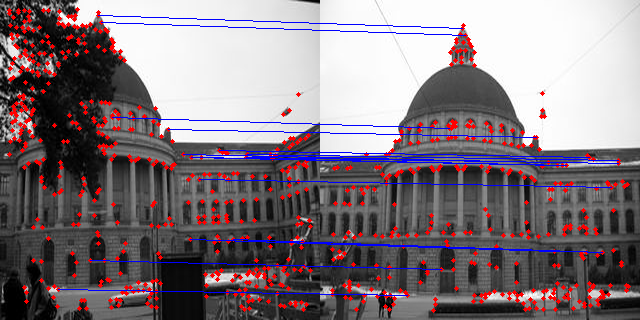
#> input picture match_ratio_example.png, 640 x 320 px
$ python -i extract_harris.py   (imports and definitions only)
#> lines starting #> are read from the running program, lines starting #| are printed output that depends on the picture; after the words box and inside, x2 and y2 are one past the last pixel; in counts of white or black regions, pixels touching at a corner belong together
###########################################
### UNNECESSARY, BUT STILL FINE TO KEEP ###
###########################################

import numpy as np
import scipy.signal as signal
import scipy.ndimage as ndi
import cv2

# Harris corner detector
def extract_harris(img, sigma = 1.0, k = 0.05, thresh = 1e-5):
    '''
    Inputs:
    - img:      (h, w) gray-scaled image
    - sigma:    smoothing Gaussian sigma. suggested values: 0.5, 1.0, 2.0
    - k:        Harris response function constant. suggest interval: (0.04 - 0.06)
    - thresh:   scalar value to threshold corner strength. suggested interval: (1e-6 - 1e-4)
    Returns:
    - corners:  (q, 2) numpy array storing the keypoint positions [x, y]
    - C:     (h, w) numpy array storing the corner strength
    '''
#> called with sigma = 1, k = 0.05, thresh = 1e-05
    # Convert to float
    img = img.astype(float) / 255.0


    # Compute image gradients

    ## Apparently Sobel filters are generally used to calculate image gradients
    ## which takes into account the diagonal directions as well:
    filter_X = np.array([[-1, 0, 1], [-2, 0, 2], [-1, 0, 1]])
    filter_Y = np.array([[-1, -2, -1], [0, 0, 0], [1, 2, 1]])

    ## But to get the results of the formula on the slides, we could use these filters instead too:
    # filter_X = np.array([[0, 0, 0], [-0.5, 0, 0.5], [0, 0, 0]])
    # filter_Y = np.array([[0, -0.5, 0], [0, 0, 0], [0, 0.5, 0]])

    grads_X = signal.convolve2d(img, filter_X, mode='same')
    grads_Y = signal.convolve2d(img, filter_Y, mode='same')

    ## To visualize the gradients
    # cv2.imwrite("X_grads.png", (grads_X*255.0).astype(int))
    # cv2.imwrite("Y_grads.png", (grads_Y*255.0).astype(int))

    # Compute local auto-correlation matrix

    # First we need to get the values for the 2x2 matrix in the sum
    grads_X_squared = grads_X**2
    grads_Y_squared = grads_Y**2
    grads_XY = grads_X * grads_Y
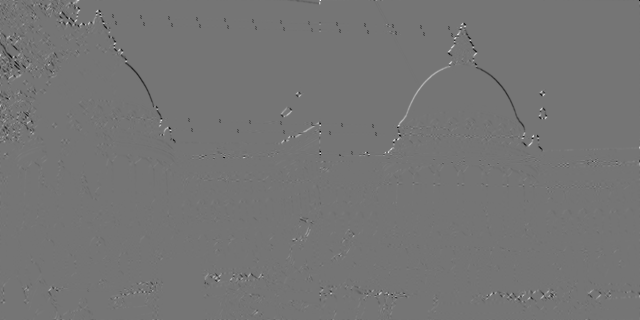
#> grads_XY: shape (320, 640) float64; min -6.18, max 7.26, mean -0.00616; drawn with min black and max white

    ## Apply Gaussian blur to the gradient matrices
    grads_X_blurred = cv2.GaussianBlur(src=grads_X_squared, ksize=(3,3), sigmaX=sigma, borderType=cv2.BORDER_REPLICATE)
    grads_Y_blurred = cv2.GaussianBlur(src=grads_Y_squared, ksize=(3,3), sigmaX=sigma, borderType=cv2.BORDER_REPLICATE)
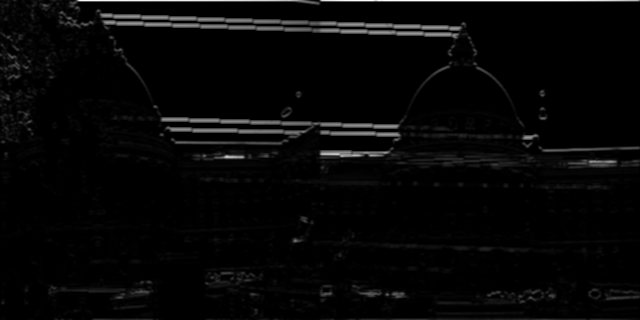
#> grads_Y_blurred: shape (320, 640) float64; min 0, max 11.45, mean 0.313; drawn with min black and max white
    grads_XY_blurred = cv2.GaussianBlur(src=grads_XY, ksize=(3,3), sigmaX=sigma, borderType=cv2.BORDER_REPLICATE)


    ## Calculate the M matrix for each pixel location

    # First we initialize the matrices to zero
    Mx = np.zeros((img.shape[1], img.shape[0]))
    My = np.zeros((img.shape[1], img.shape[0]))
    Mxy = np.zeros((img.shape[1], img.shape[0]))

    # Now we do the summation with a window size of 3 (i-1:i+2, j-1:j+2)
    for i in range(1, img.shape[0]-1):
        for j in range(1, img.shape[1]-1):
            Mx[j][i] = np.sum(grads_X_blurred[i-1:i+2, j-1:j+2])
            My[j][i] = np.sum(grads_Y_blurred[i-1:i+2, j-1:j+2])
            Mxy[j][i] = np.sum(grads_XY_blurred[i-1:i+2, j-1:j+2])
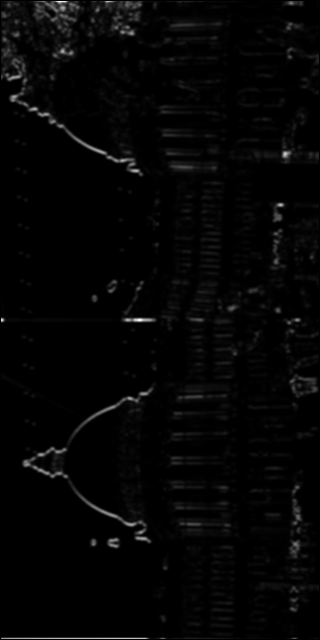
#> Mx: shape (640, 320) float64; min 0, max 51.56, mean 1.1; drawn with min black and max white
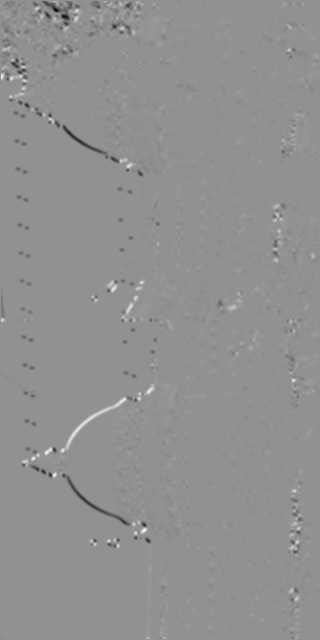
#> Mxy: shape (640, 320) float64; min -23.38, max 17.55, mean -0.0553; drawn with min black and max white
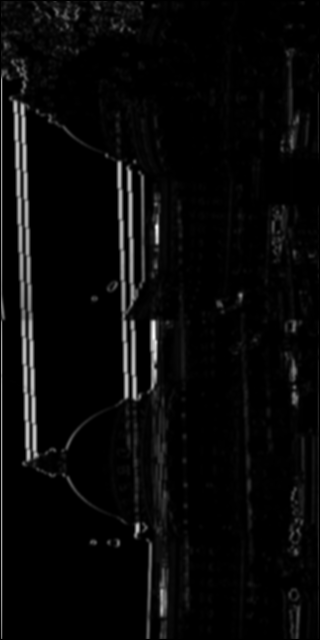
#> My: shape (640, 320) float64; min 0, max 69.96, mean 2.6; drawn with min black and max white


    # Compute Harris response function
    # that is (determinant - k*trace^2)
    det = Mx * My - Mxy*Mxy
    trace = Mx + My
    C = det - k * trace**2
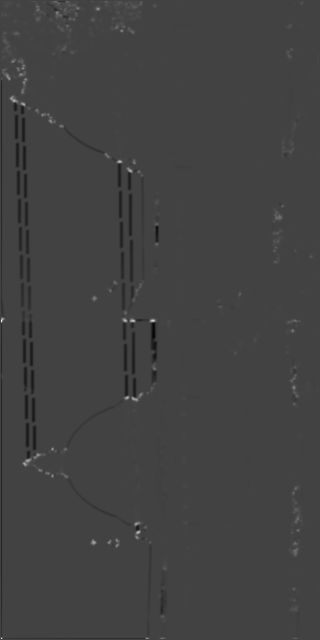
#> C: shape (640, 320) float64; min -244.6, max 693.4, mean -0.8; drawn with min black and max white


    # Detection with threshold
    corners = []
    # get whether a position is maximum in its 3x3 window as a boolean matrix
    maxes = ndi.maximum_filter(C, size=3) == C
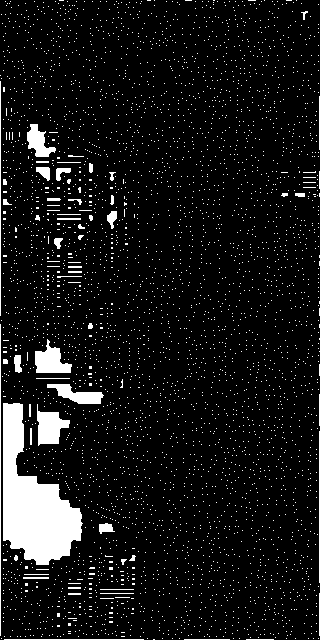
#> maxes: shape (640, 320) bool; 8.2% white; 4045 white regions (3991 under 20 px), largest, box (x1, y1, x2, y2) and area: (3, 403, 83, 565) 6625, (37, 404, 70, 446) 789, (35, 339, 72, 373) 716

    # The given default threshold was way too low for me, and while I'm not
    # sure why this could be, I think it might be because of the Sobel filters?
    threshold = thresh*(10**5)
    for i in range(img.shape[0]):
        for j in range(img.shape[1]):
            # if harris response larger than threshold and it's the maximum in its window
            if (C[j, i]>threshold and maxes[j, i]):
                corners.append([j, i])

    return np.array(corners), C

>>> import cv2
>>> picture = cv2.imread('../match_ratio_example.png', cv2.IMREAD_GRAYSCALE)
>>> result = extract_harris(picture)

$ run again, on test.png
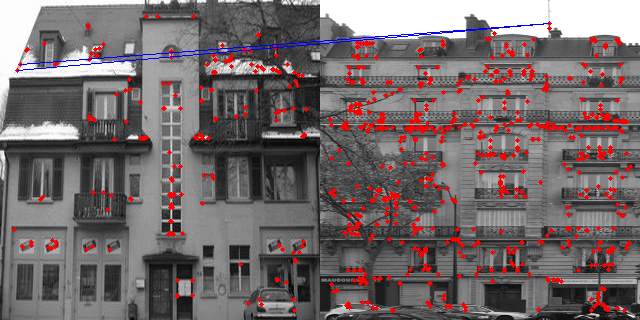
#> input picture test.png, 640 x 320 px
#> after the loop in extract_harris, `for i in range(1, img.shape[0]-1):`:
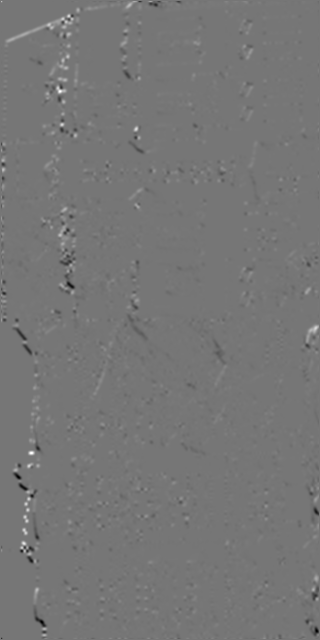
#> Mxy: shape (640, 320) float64; min -14.94, max 17.23, mean 0.0145; drawn with min black and max white
#> in extract_harris, `maxes = ndi.maximum_filter(C, size=3) == C`:
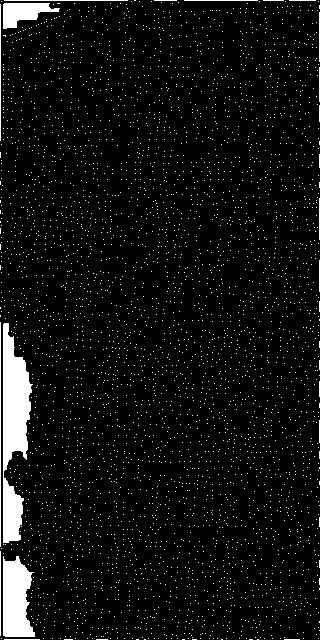
#> maxes: shape (640, 320) bool; 5.7% white; 3875 white regions (3858 under 20 px), largest, box (x1, y1, x2, y2) and area: (3, 323, 33, 543) 3857, (3, 556, 35, 637) 1982, (3, 3, 60, 29) 851
